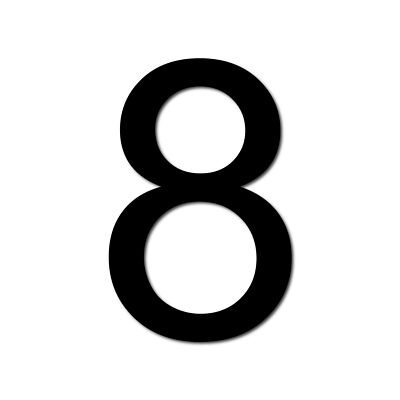
#> input picture Session 5/image.jpg, 400 x 400 px
$ jupyter execute 1.ipynb
#> lines starting #> are read from the running program, lines starting #| are printed output that depends on the picture
[cell 1]
import cv2
import numpy as np
img = cv2.imread('image.jpg', 0)
#> img is the input picture: shape (400, 400); min 0, max 255, mean 214.7
img.shape
#> Out = (400, 400)

[cell 2]
img = cv2.resize(img, (64, 64))
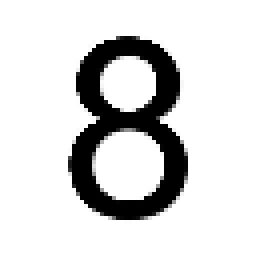
#> img: shape (64, 64) (shown 4 times larger); min 0, max 255, mean 214.6
img.shape
#> Out = (64, 64)

[cell 3]
features = img.flatten()
#> features = 4096 values, max 255 at index 0, min 0 at index 667, mean 214.6
print(features.shape)
#| (4096,)


$ run again, with Session 5/person.jpg copied over Session 5/image.jpg
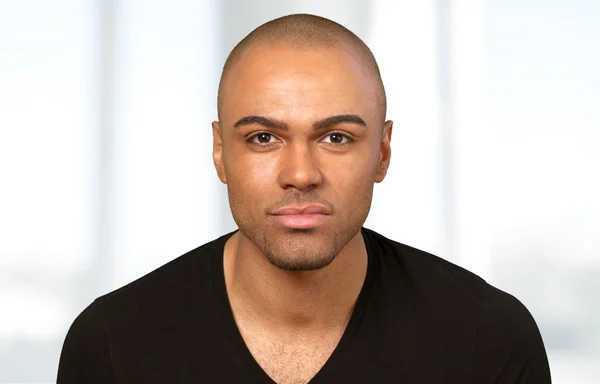
#> input picture Session 5/person.jpg, 600 x 384 px
#> `img = cv2.imread('image.jpg', 0)`:
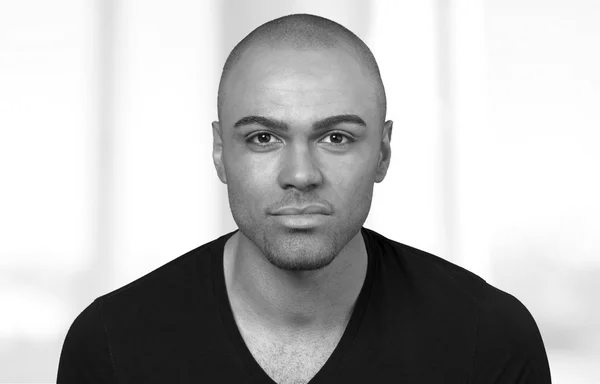
#> img: shape (384, 600); min 0, max 255, mean 184.2
#> `img = cv2.resize(img, (64, 64))`:
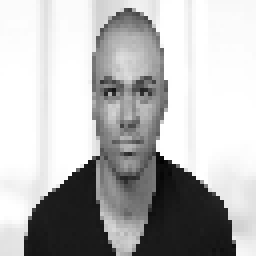
#> img: shape (64, 64) (shown 4 times larger); min 1, max 255, mean 183.9
#> features = 4096 values, max 255 at index 43, min 1 at index 2600, mean 183.9
#| (4096,)

$ run again, with Session 5/FeatureExtraction.png saved as Session 5/image.jpg
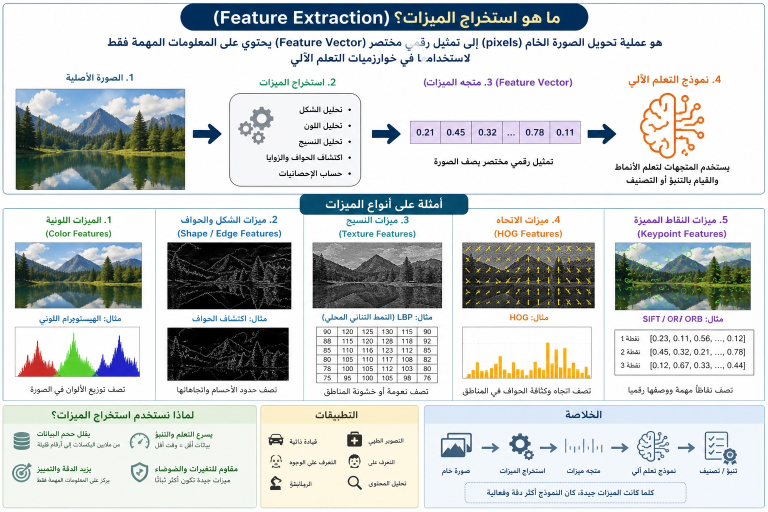
#> input picture Session 5/FeatureExtraction.png, 1536 x 1024 px (shown at 1/2 size)
#> `img = cv2.imread('image.jpg', 0)`:
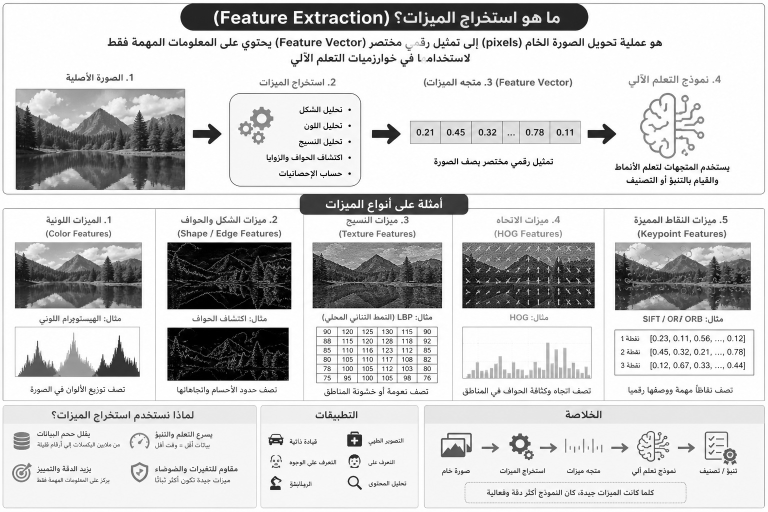
#> img: shape (1024, 1536) (shown at 1/2 size); min 0, max 255, mean 205.4
#> `img = cv2.resize(img, (64, 64))`:
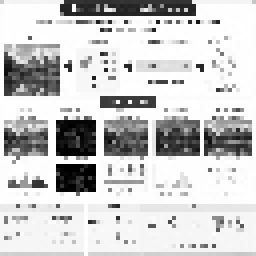
#> img: shape (64, 64) (shown 4 times larger); min 0, max 255, mean 203.6
#> features = 4096 values, max 255 at index 66, min 0 at index 2387, mean 203.6
#| (4096,)

$ run again, with Session 5/Harris.png saved as Session 5/image.jpg
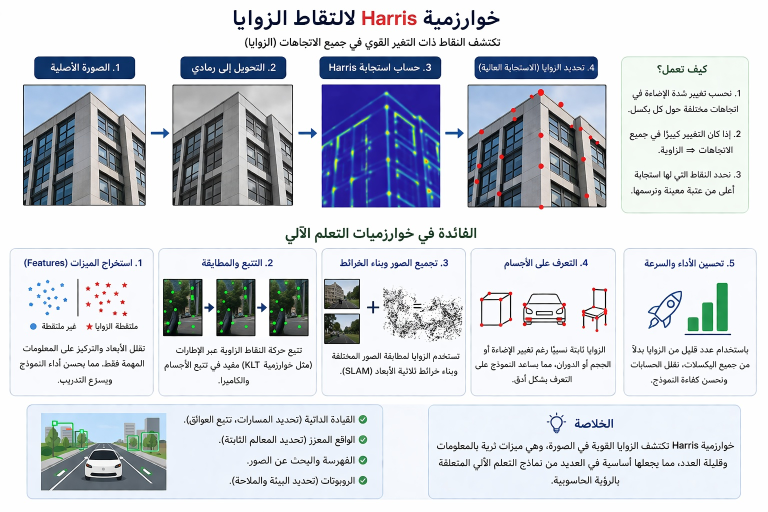
#> input picture Session 5/Harris.png, 1536 x 1024 px (shown at 1/2 size)
#> `img = cv2.imread('image.jpg', 0)`:
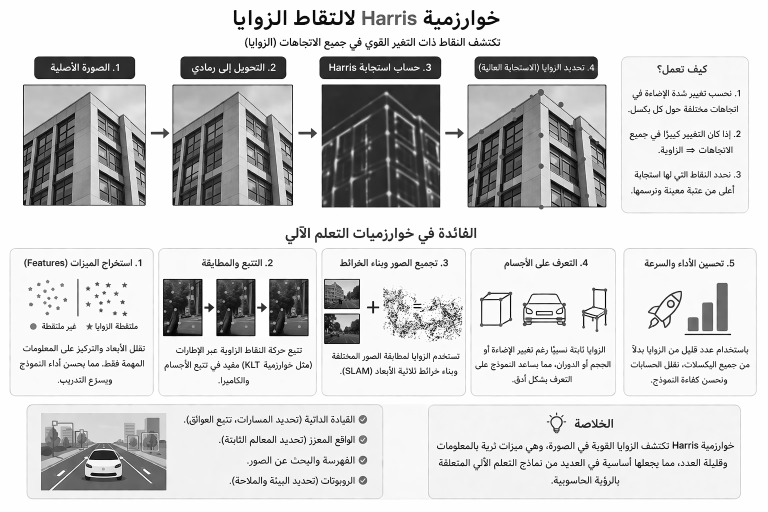
#> img: shape (1024, 1536) (shown at 1/2 size); min 0, max 255, mean 209.7
#> `img = cv2.resize(img, (64, 64))`:
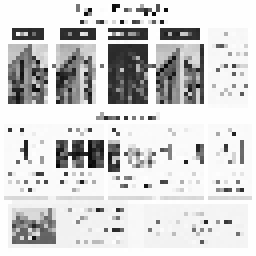
#> img: shape (64, 64) (shown 4 times larger); min 7, max 255, mean 210.4
#> features = 4096 values, max 255 at index 91, min 7 at index 2638, mean 210.4
#| (4096,)
